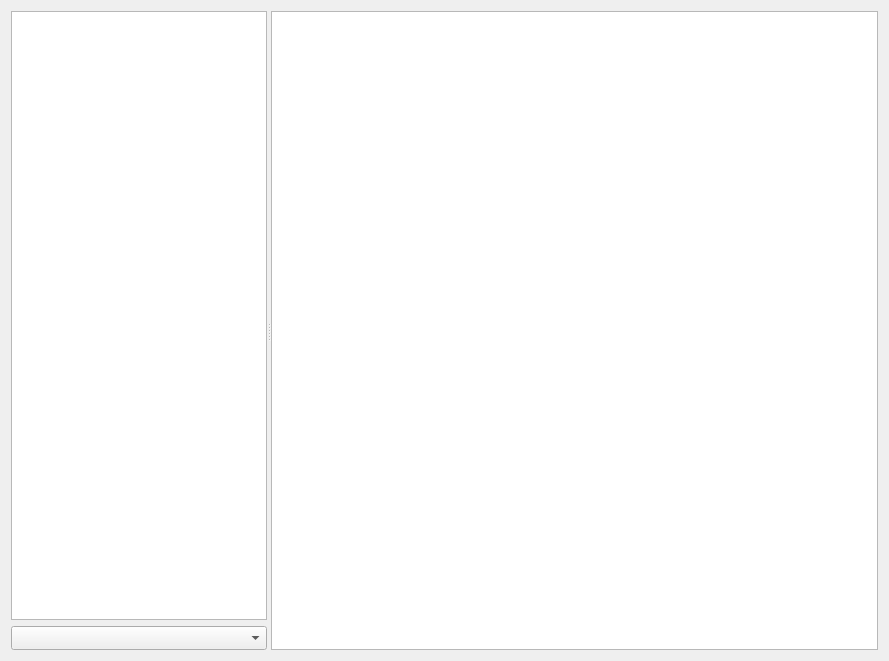
<?xml version="1.0" encoding="UTF-8"?>
<ui version="4.0">
 <class>CharacterViewer</class>
 <widget class="QWidget" name="CharacterViewer">
  <property name="geometry">
   <rect>
    <x>0</x>
    <y>0</y>
    <width>889</width>
    <height>661</height>
   </rect>
  </property>
  <property name="windowTitle">
   <string>Form</string>
  </property>
  <property name="autoFillBackground">
   <bool>true</bool>
  </property>
  <layout class="QVBoxLayout" name="verticalLayout_2">
   <item>
    <widget class="QSplitter" name="splitter">
     <property name="orientation">
      <enum>Qt::Horizontal</enum>
     </property>
     <widget class="QWidget" name="widget" native="true">
      <property name="minimumSize">
       <size>
        <width>256</width>
        <height>0</height>
       </size>
      </property>
      <property name="maximumSize">
       <size>
        <width>16777215</width>
        <height>16777215</height>
       </size>
      </property>
      <layout class="QVBoxLayout" name="verticalLayout">
       <property name="leftMargin">
        <number>0</number>
       </property>
       <property name="topMargin">
        <number>0</number>
       </property>
       <property name="rightMargin">
        <number>0</number>
       </property>
       <property name="bottomMargin">
        <number>0</number>
       </property>
       <item>
        <widget class="QListWidget" name="listWidget">
         <property name="editTriggers">
          <set>QAbstractItemView::NoEditTriggers</set>
         </property>
         <property name="showDropIndicator" stdset="0">
          <bool>false</bool>
         </property>
         <property name="alternatingRowColors">
          <bool>true</bool>
         </property>
         <property name="movement">
          <enum>QListView::Static</enum>
         </property>
         <property name="isWrapping" stdset="0">
          <bool>false</bool>
         </property>
         <property name="viewMode">
          <enum>QListView::ListMode</enum>
         </property>
         <property name="uniformItemSizes">
          <bool>true</bool>
         </property>
        </widget>
       </item>
       <item>
        <widget class="QComboBox" name="filterBox">
         <property name="minimumSize">
          <size>
           <width>0</width>
           <height>24</height>
          </size>
         </property>
        </widget>
       </item>
      </layout>
     </widget>
     <widget class="QGraphicsView" name="graphicsView">
      <property name="sizePolicy">
       <sizepolicy hsizetype="Expanding" vsizetype="Expanding">
        <horstretch>5</horstretch>
        <verstretch>0</verstretch>
       </sizepolicy>
      </property>
     </widget>
    </widget>
   </item>
  </layout>
 </widget>
 <resources/>
 <connections/>
</ui>
